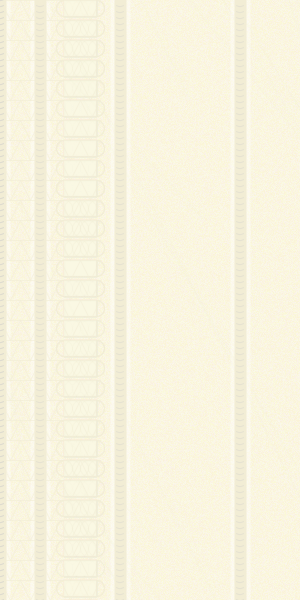
Frame 1 (no input)
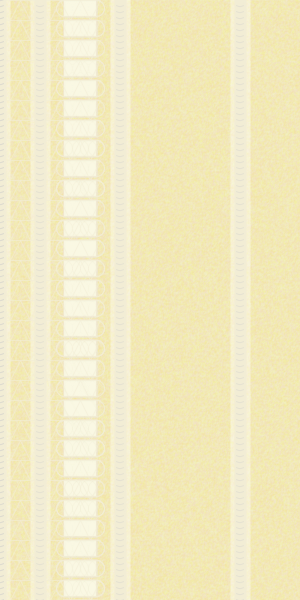
Frame 2 (the mouse pressed at the canvas centre, redrawn once)

The Processing sketch that drew these frames (run headless with seeded random() and noise(); the mouse was pressed at the canvas centre and the sketch redrawn once):

// Processing sketch: processing_24280
// ── processing_24280.pde

//import processing.pdf.*;

void setup()
{
  size(300,600);
  background(255);
  noLoop();
  //beginRecord(PDF, "Wall4.pdf"); 
}

void draw()
{
  wall();
  toll();
  //endRecord();
}

void wall()
{
  for(int x = 0, y = 0; y <= height; x = x + 1)
  {
    color c = color(242,random(220,240),random(150,200),140);
    stroke(c);
    point(x,y);
    if(x == width)
    {
      y = y + 1;
      x = 0;
    }
  }
}

int r3 = 680;

void toll()
{
  for(int x = 0; x <= 2; x = x + 1)
  {
    stroke(255,100);
    strokeWeight(20);
      
    line(0,0,0,height);
    line(40,0,40,height);
    line(-40,0,-40,height);
      
    line(120,0,120,height);
    line(-120,0,-120,height);
      
    line(240,0,240,height);
    line(-240,0,-240,height);
      
    stroke(242,237,213);
    strokeWeight(12);
      
    line(0,0,0,height);
    line(40,0,40,height);
    line(-40,0,-40,height);
      
    line(120,0,120,height);
    line(-120,0,-120,height);
      
    line(240,0,240,height);
    line(-240,0,-240,height);
    
    for(int b = 0, c = 0; c < 27; b = b + 20)
    {
      stroke(242,237,213,50);
      strokeWeight(2);
      fill(250,248,227);
      rect(64,b,32,16);
      
      stroke(242,237,213,50);
      fill(250,248,227);
      rect(-96,b,32,16);
      
      if(b >= 1400)
      {
        c = c + 3;
        b = -20;
      }
      
      float g = random(0,120);
      
      stroke(242,237,213,g);
      strokeWeight(1);
      noFill();
      for(int e = 0; e <= 32 ; e = e + 8)
      {
        ellipse(64 + e,b + 8,16,16);
        ellipse(-96 + e, b + 8,16,16);
      }
    }
    
    for(int d = 0, e = -60; d < height; e = e + 20)
    {    
      stroke(242,237,213,160);
      strokeWeight(1);
      noFill();
      triangle(-220 + e, d, -200 + e, d, -210 + e, d + 20);
      if(e == width)
      {
        d = d + 20;
        e = -80;
      }
    }
    
    for(int f = -6, g = 0; f <= height; f = f + 6)
    {
      stroke(200,80);
      strokeWeight(1);
      noFill();
      arc(g, f, 14, 14, 1, PI-1);
      arc(0 - g, f, 14, 14, 1, PI-1);
      
      if(f >= 594 && g == 0)
      {
        f = -6;
        g = g + 40;
      }
      else if(f >= 594 && g == 40)
      {
        f = -6;
        g = g + 80;
      }
      else if(f >= 594 && g == 120)
      {
        f = -6;
        g = g + 120;
      }
    }
    
    for(int aa = 0; aa < 20; aa = aa + 1)
    {
      stroke(242,237,213,30);
      strokeWeight(2);
      float xa = random(0,700);
      float ya = random(0,1400);
      float xb = random(xa,700);
      float yb = random(xb,1400);
      line(xa,ya,xa-xb,ya-yb);
    }
    
    translate(r3, 0);
  }
}
